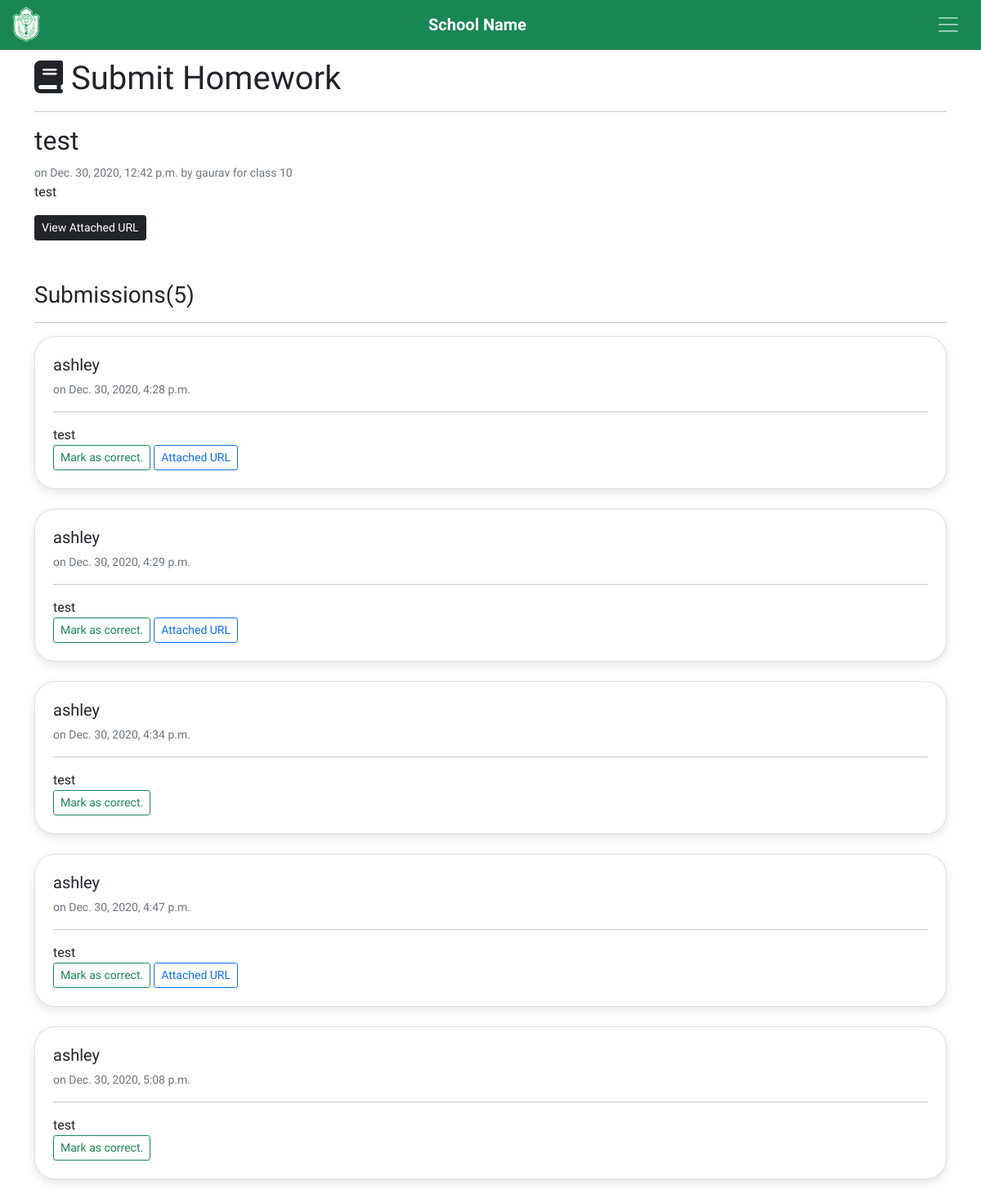
The app's page /homework/9/ (signed in) with its own data.
### core/models.py (models this page shows, shortened)
class Homework(models.Model):
    title = models.CharField(max_length=256)
    asker = models.ForeignKey(Person, on_delete=models.CASCADE, related_name='hws')
    date = models.DateTimeField(auto_now_add=True)
    std = models.IntegerField()
    url = models.URLField()
    description = models.TextField(blank=True)
    status = models.BooleanField(default=False)

class Person(models.Model):
    user = models.OneToOneField(User, on_delete=models.CASCADE, related_name='person')
    phone = models.CharField(default='Not Provided', max_length=20)
    address = models.TextField(default='Not Provided')
    std = models.IntegerField(default=1)
    is_teacher = models.BooleanField(default=False)
    is_admin = models.BooleanField(default=False)
    def __str__(self):
        return self.user.username

class Submission(models.Model):
    submitter = models.ForeignKey(Person, on_delete=models.CASCADE, related_name='submissions')
    hw = models.ForeignKey(Homework, on_delete=models.CASCADE, related_name='hw_submissions')
    date = models.DateTimeField(auto_now_add=True)
    answer = models.TextField()
    url = models.URLField(blank=True)
    status = models.BooleanField(default=False)

### core/views.py (the view, shortened to what this page needs)
# urls.py: path('homework/<int:pk>/', SubmitHW.as_view(), name='submit_hw'),
class SubmitHW(LoginRequiredMixin, View):
    template_name = 'submithw.html'
    def get(self, request, pk):
        homework = Homework.objects.get(id=pk)
        submissions = Submission.objects.filter(hw=homework)
        form = SubmitForm()
        return render(request, self.template_name, {'hw': homework, 'subs': submissions, 'form': form})

### core/templates/submithw.html (shortened to what this page needs)
{% extends 'base.html' %} {% load crispy_forms_tags %}  {% block body %}
<div class="container">
  <h1><i class="fas fa-book"></i> Submit Homework</h1>
  <hr />
  <h2>{{ hw.title }}</h2>
  <small class="text-muted">
    on {{ hw.date }} by {{ hw.asker }} for class {{ hw.std }}</small
  >
  <p>{{ hw.description }}</p>
  <a target="blank" href="{{ hw.url }}" class="btn btn-dark btn-sm"
    >View Attached URL</a
  >
   {% if subs %}
  <h3 style="padding-top: 50px">Submissions({{ subs.count }})</h3>
  <hr />
  {% for sub in subs %} {% if sub.submitter == user.person %}
  <div class="card border-success">
    {% else %}
    <div class="card">
      {% endif %}
      <h5>{{ sub.submitter }}</h5>
      <small class="text-muted"> on {{ sub.date }}</small>
      <hr />
      {{ sub.answer }}
      <div>
      {% if sub.status == False %}
      {% if user.person.is_teacher %}
      <a href="{% url 'markHWCorrect' sub.pk %}" class="btn btn-outline-success btn-sm" style="margin-left: auto;">Mark as correct.</a>
      {% endif %}
      {% else %}
      <span style="margin-right: auto;" class="badge bg-success">Marked as correct.</span>
      {% endif %}
      {% if sub.url %}
      <a
        href="{{ sub.url }}"
        class="btn btn-outline-primary btn-sm"
        style="max-width: 150px; margin-left: auto"
        >Attached URL</a
      >
      {% endif %}
      </div>
    </div>
    <br />
    {% endfor %} {% else %}
    <h3 style="padding-top: 50px">No submissions yet...</h3>
    <hr />
    {% endif %}
  </div>
  {% endblock %}

### core/templates/base.html (style rules this page uses)
body { font-family: 'Raleway' }

### core/templates/submithw.html (style rules this page uses)
.card { border-radius: 25px; box-shadow: rgba(0, 0, 0, 0.1) 0px 4px 12px; padding: 22px; }

### records on screen
Homework: title "test", date "Dec. 30, 2020, 12:42 p.m.", asker "gaurav", std "10", description "test"
Submission: submitter "ashley", date "Dec. 30, 2020, 4:28 p.m.", answer "test", status "Mark as correct."
Submission: submitter "ashley", date "Dec. 30, 2020, 4:29 p.m.", answer "test", status "Mark as correct."
Submission: submitter "ashley", date "Dec. 30, 2020, 4:34 p.m.", answer "test", status "Mark as correct."
Submission: submitter "ashley", date "Dec. 30, 2020, 4:47 p.m.", answer "test", status "Mark as correct."
Submission: submitter "ashley", date "Dec. 30, 2020, 5:08 p.m.", answer "test", status "Mark as correct."

### other values on screen
{{ subs.count }} "5"
